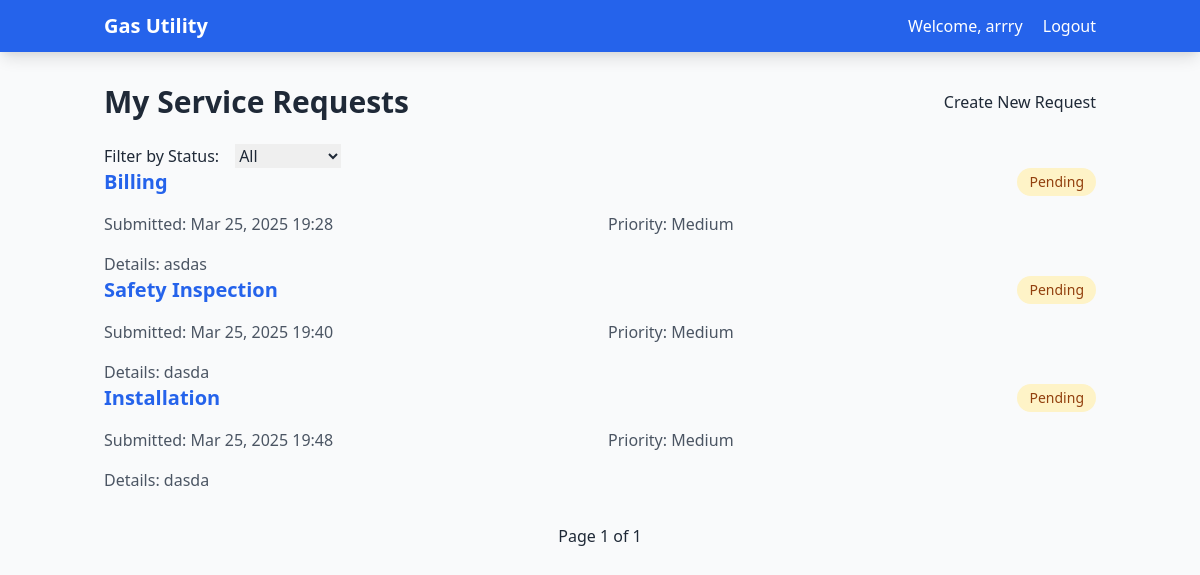
/my-requests/ (signed in), run on the app's committed database.
### services/models.py (models this page shows, shortened)
class ServiceRequest(models.Model):
    REQUEST_TYPES = [
        ("REP", "Repair"),
        ("INST", "Installation"),
        ("BILL", "Billing"),
        ("SAFE", "Safety Inspection"),
    ]
    STATUS_CHOICES = [
        ("PEN", "Pending"),
        ("PRO", "In Progress"),
        ("RES", "Resolved"),
    ]
    PRIORITY_CHOICES = [
        ("LOW", "Low"),
        ("MED", "Medium"),
        ("HIGH", "High"),
    ]
    customer = models.ForeignKey(User, on_delete=models.CASCADE)
    request_type = models.CharField(max_length=4, choices=REQUEST_TYPES)
    details = models.TextField()
    status = models.CharField(max_length=3, choices=STATUS_CHOICES, default="PEN")
    priority = models.CharField(max_length=4, choices=PRIORITY_CHOICES, default="MED")
    submitted_date = models.DateTimeField(auto_now_add=True)
    resolved_date = models.DateTimeField(null=True, blank=True)
    attached_file = models.FileField(
        upload_to="request_attachments/", null=True, blank=True
    )
    comments = models.TextField(null=True, blank=True)

### services/views.py (the view)
# urls.py: path('my-requests/', views.my_requests, name='my-requests'),
@login_required
def my_requests(request):
    status_filter = request.GET.get("status", None)
    requests = ServiceRequest.objects.filter(customer=request.user)
    if status_filter:
        requests = requests.filter(status=status_filter)
    paginator = Paginator(requests, 5)  # Show 5 requests per page
    page_number = request.GET.get("page")
    page_obj = paginator.get_page(page_number)
    return render(
        request,
        "my_requests.html",
        {"page_obj": page_obj, "status_filter": status_filter},
    )

### templates/my_requests.html (shortened to what this page needs)
{% extends 'base.html' %}
{% block content %}
<div class="mb-6 flex justify-between items-center">
    <h2 class="text-3xl font-bold text-gray-800">My Service Requests</h2>
    <a href="{% url 'create-request' %}" class="btn btn-primary">Create New Request</a>
</div>
<div class="card">
    <form method="get" class="flex items-center gap-4">
        <label for="status" class="font-medium">Filter by Status:</label>
        <select name="status" id="status" class="form-input w-auto" onchange="this.form.submit()">
            <option value="">All</option>
        </select>
    </form>
</div>
{% for req in page_obj %}
<div class="card">
    <div class="flex justify-between items-start mb-4">
        <h3 class="text-xl font-semibold text-blue-600">{{ req.get_request_type_display }}</h3>
        <span class="px-3 py-1 rounded-full text-sm {% if req.status == 'PEN' %}bg-yellow-100 text-yellow-800{% elif req.status == 'PRO' %}bg-blue-100 text-blue-800{% else %}bg-green-100 text-green-800{% endif %}">
            {{ req.get_status_display }}
        </span>
    </div>
    <div class="grid grid-cols-2 gap-4 text-gray-600">
        <p><span class="font-medium">Submitted:</span> {{ req.submitted_date|date:"M d, Y H:i" }}</p>
        <p><span class="font-medium">Priority:</span> {{ req.get_priority_display }}</p>
        <p><span class="font-medium">Details:</span> {{ req.details }}</p>
    </div>
</div>
{% endfor %}
<div class="flex justify-center gap-4 mt-6">
    <span class="px-4 py-2">Page {{ page_obj.number }} of {{ page_obj.paginator.num_pages }}</span>
</div>
{% endblock %}

### templates/base.html (shortened to what this page needs)
<!DOCTYPE html>
<html lang="en">
  <head>
    {% load static %}
    <link
      href="https://cdn.jsdelivr.net/npm/tailwindcss@2.2.19/dist/tailwind.min.css"
      rel="stylesheet"
    />
  </head>
  <body class="bg-gray-50 text-gray-800">
    <nav class="bg-blue-600 text-white shadow-lg mb-8">
      <div class="container mx-auto px-4 py-3">
        <div class="flex justify-between items-center">
          <a href="/" class="text-xl font-bold">Gas Utility</a>
          {% if user.is_authenticated %}
          <div>
            <span class="mr-4">Welcome, {{ user.username }}</span>
            <a href="{% url 'logout' %}" class="hover:text-gray-200">Logout</a>
          </div>
          {% endif %}
        </div>
      </div>
    </nav>
    <div class="container mx-auto px-4">{% block content %}{% endblock %}</div>
  </body>
</html>

### templates/base.html (style rules this page uses)
.btn { @apply px-4 py-2 rounded transition duration-200; }
.btn-primary { @apply bg-blue-500 text-white hover:bg-blue-600; }
.card { @apply bg-white rounded-lg shadow-md p-6 mb-4; }
.form-input { @apply w-full rounded-md border-gray-300 shadow-sm focus:border-blue-500 focus:ring focus:ring-blue-200; }

### data on the page
ServiceRequest: request_type "Billing", status "Pending", submitted_date "Mar 25, 2025 19:28", priority "Medium", details "asdas"
ServiceRequest: request_type "Safety Inspection", status "Pending", submitted_date "Mar 25, 2025 19:40", priority "Medium", details "dasda"
ServiceRequest: request_type "Installation", status "Pending", submitted_date "Mar 25, 2025 19:48", priority "Medium", details "dasda"

### other printed values
{{ user.username }} "arrry"
{{ page_obj.number }} "1"
{{ page_obj.paginator.num_pages }} "1"
